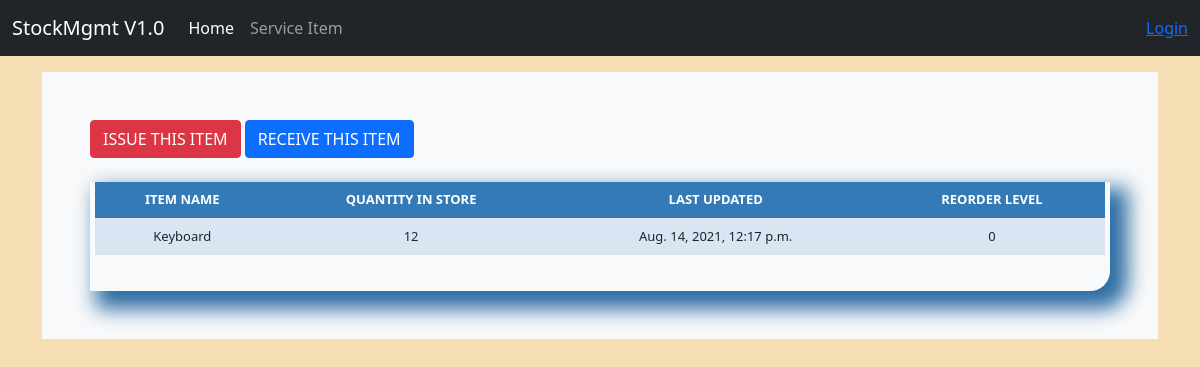
Page /stock_detail/11/ on the committed database.
### stockmgmgt/models.py (models this page shows)
class Stock(models.Model):
    category = models.ForeignKey(Category, on_delete=models.CASCADE, blank=True)
    item_name = models.CharField(max_length=50, blank=True, null=False)
    quantity = models.IntegerField(default='0', blank=True, null=True)
    receive_quantity = models.IntegerField(default='0', blank=True, null=True)
    receive_by = models.CharField(max_length=50, blank=True, null=True)
    issue_quantity = models.IntegerField(default='0', blank=True, null=True)
    issue_by = models.CharField(max_length=50, blank=True, null=True)
    issue_to = models.CharField(max_length=50, blank=True, null=True)
    phone_number = models.CharField(max_length=50, blank=True, null=True)
    created_by = models.CharField(max_length=50, blank=True, null=True)
    reorder_level = models.IntegerField(default='0', blank=True, null=True)
    last_updated = models.DateTimeField(auto_now_add=False, auto_now=True)
    timestamp = models.DateTimeField(auto_now_add=True, auto_now=False)

### stockmgmgt/views.py (the view)
# urls.py: path('stock_detail/<str:pk>/', views.stock_detail, name="stock_detail"),
def stock_detail(request, pk):
    queryset = Stock.objects.get(id=pk)
    context = {
        "queryset": queryset,
    }
    return render(request, "stock_detail.html", context)

### stockmgmgt/templates/stock_detail.html (shortened to what this page needs)
{% load static %}
{% load crispy_forms_tags %}
<!doctype html>
<html lang="en">
<head>
    <link href="{% static 'css/stylesheet.css' %}" rel="stylesheet">
    <link href="{% static 'css/bootstrap.min.css' %}" rel="stylesheet">
    <link href="{% static 'css/navbar-top-fixed.css' %}" rel="stylesheet">
	<link href="{% static 'js/jquery-ui-1.12.1/jquery-ui.min.css' %}" rel="stylesheet">
	<link href="{% static 'js/jquery-ui-1.12.1/jquery-ui.structure.min.css' %}" rel="stylesheet">
	<link href="{% static 'js/jquery-ui-1.12.1/jquery-ui.theme.min.css' %}" rel="stylesheet">
</head>
<body style="background-color: wheat;">
    {%include 'navbar.html' %}
    <main role="main" class="container">
        <div class="bg-light p-5 round">
            <a href="{% url 'issue_items' queryset.id %}"><div class='btn btn-danger'>ISSUE THIS ITEM</div></a>
            <a href="{% url 'receive_items' queryset.id %}"><div class='btn btn-primary'>RECEIVE THIS ITEM</div></a>
            <br><br>
            <div class="display_table">
                <table class='table'>
                    <tr>
                        <th style="background-color: #337ab7;">ITEM NAME</th>
                        <th style="background-color: #337ab7;">QUANTITY IN STORE</th>
                        <th style="background-color: #337ab7;">LAST UPDATED</th>
                        <th style="background-color: #337ab7;">REORDER LEVEL</th>
                    </tr>
                    <tr>
                        <td>{{queryset.item_name}}</td>
                        <td>{{queryset.quantity}}</td>
                        <td>{{queryset.last_updated}}</td>
                        <td>{{queryset.reorder_level}}</td>
                    </tr>
                </table>
            </div>
        </div>
    </main>
</body>
</html>

### static/css/stylesheet.css (style rules this page uses)
.table { font-size: 13px; text-align: center; width: 95%; margin: auto; }
.table tr:nth-child(odd) { background: #B8CAE4 }
.table tr:nth-child(even) { background: #dae5f4 }
th { background-color: #337ab7; color: white; }
.display_table { border-bottom-right-radius: 20px; padding-left: 5px; padding-right: 5px; padding-bottom: 20px; box-shadow: 12px 12px 20px 6px #2e6da4; }

### static/css/navbar-top-fixed.css (style rules this page uses)
body { min-height: 75rem; padding-top: 4.5rem; }

### rows in the picture
Stock: item_name "Keyboard", quantity "12", last_updated "Aug. 14, 2021, 12:17 p.m.", reorder_level "0"
